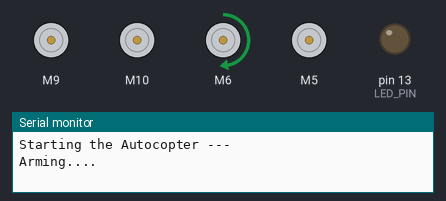
The sketch below on a simulated Arduino Uno, built with avr-gcc and run on an emulated ATmega328P. On the bench: 4 × DC motor (green arrow = forward, orange = backward, longer = faster), output pins drawn as LEDs (lit = HIGH), the last lines printed to the serial monitor.

Above: at 0.1 s.
At 3.17 s:
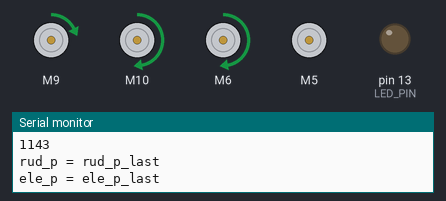
At 10.08 s:
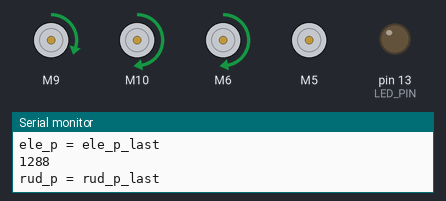
At 20.1 s:
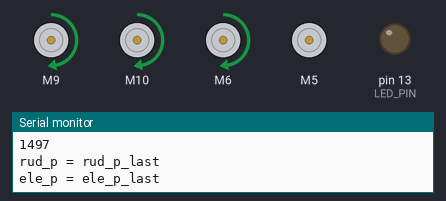
At 30.3 s:
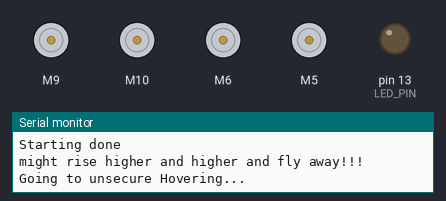
Timing chart, 0 to 31.8 s (numbered marks = the images above):
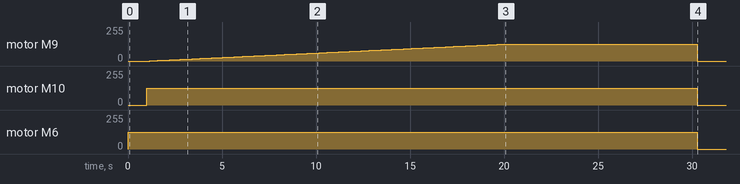

Measured:
- by itself, motor M9: rises from stopped to forward 127/255 in 18.9 s, then falls to stopped in 10.2 s
- by itself, motor M10: stopped → forward 127/255 at 1.0 s, → stopped 29.3 s later
- by itself, motor M6: stopped → forward 127/255 at 0.00 s, → stopped 30.3 s later

The sketch:

FC_Ansteuern.ino
```cpp
/*
  ESC_Calibration
    It's important to calibrate the ESC with the values (uS / microseconds) he will expect to be for Min and Max speed.
    This one require a little procedure:
      1 - Load the sketch to your Arduino board
      2 - Connect your ESC to the Arduino board
      3 - Power your Arduino board
      4 - Once the LED (LED_PIN) is HIGH/ON connect the power to your ESC, you have 5sec to do so
      5 - Once the LED is LOW/OFF the calibration should be done
      6 - Should now be calibrated between 1000us and 2000us

  27 April 2017
  by Eric Nantel

  Servo & Knob links
  http://www.arduino.cc/en/Tutorial/Knob
  http://people.interaction-ivrea.it/m.rinott
 */
#include "ESC.h"
#define LED_PIN (13)              // Pin for the LED

int t = 100;
int thr_s = 1100;
int rud_p = 1500;
int ail_p = 1500;
int ele_p = 1500;

int thr_s_last = 0;
int rud_p_last = 0;
int ail_p_last = 0;
int ele_p_last = 0;

int max_thr_s = 1500;
int curspd = 0;
int spd = 0;

ESC thr (9, 1100, 1900, 500);   // ESC_Name (ESC PIN, Minimum Value, Maximum Value, Arm Value)
ESC rud (10, 1100, 1900, 500);   // ESC_Name (ESC PIN, Minimum Value, Maximum Value, Arm Value)
ESC ail (6, 1100, 1900, 500);   // ESC_Name (ESC PIN, Minimum Value, Maximum Value, Arm Value)
ESC ele (5, 1100, 1900, 500);   // ESC_Name (ESC PIN, Minimum Value, Maximum Value, Arm Value)
ESC aux (11, 1100, 1900, 500);   // ESC_Name (ESC PIN, Minimum Value, Maximum Value, Arm Value)
//1100 = -100; 1900=+100; 1500=0;

void setup() {
  Serial.begin(9600);
  Serial.println("Starting the Autocopter ---");
  pinMode(LED_PIN, OUTPUT);       // LED Visual Output (can be removed)
  digitalWrite(LED_PIN, HIGH);    // LED High while signal is High (can be removed)
  //caliball();
  stopall();
  digitalWrite(LED_PIN, LOW);     // LED Low when the calibration is done (can be removed)
  // ARM
  arming();
}

void loop() {

 // Starting
 Serial.println("Starting...");
 for(thr_s = 1100; thr_s <= max_thr_s; thr_s += 1){
  motorspeed(thr_s, rud_p, ail_p, ele_p);
  Serial.println(thr_s);
  delay(10);
 }

 // Starting done going to try hover
 Serial.println("++++++++++++++++++++++++++++++++++++");
 Serial.println("Starting done");
 Serial.println("might rise higher and higher and fly away!!!");
 Serial.println("Going to unsecure Hovering...");
 //motorspeed(thr_s, rud_p, ail_p, ele_p);
 delay(10000);
 stopall();
 delay(10000);

// Disarm
//disarm();
}
//--------------------------------------------------------------


//------------------ Motorspeed ------------------------------
void motorspeed(int thr_s, int rud_p, int ail_p, int ele_p){
  if(thr_s != thr_s_last){
  thr.speed(thr_s);
  thr_s_last = thr_s;
 }else{
  Serial.println("thr_s = thr_s_last");
 }
 if(rud_p != rud_p_last){
  rud.speed(rud_p);
  rud_p_last = rud_p;
 }else{
  Serial.println("rud_p = rud_p_last");
 }
 if(ail_p != ail_p_last){
  ail.speed(ail_p);
  rud_p_last = rud_p;
 }else{
  Serial.println("ail_p = ail_P_last");
 }
 if(ele_p != ele_p_last){
  ail.speed(ail_p);
  ele_p_last = ele_p;
 }else{
  Serial.println("ele_p = ele_p_last");
 }
}
//------------------- CALIBALL -------------------------------
void caliball(){
  thr.calib();
  rud.calib();
  ail.calib();
  ele.calib();
}

//-------------------- STOP ----------------------------------
void stopall(){
  thr.stop();
  rud.stop();
  ail.stop();
  ele.stop();
}

//-------------------- ARM ----------------------------------
void arming(){
 Serial.println("Arming....");
 motorspeed(1100, 1100, 1500, 1500);
 delay(1000);
 Serial.println("Arming done!");
}

//-------------------- Disarm ---------------------------------
void disarm(){
 Serial.println("Disarming....");
 motorspeed(1100, 1900, 1500, 1500);
 Serial.println("Disarming done!");
 delay(1000);
}
```
